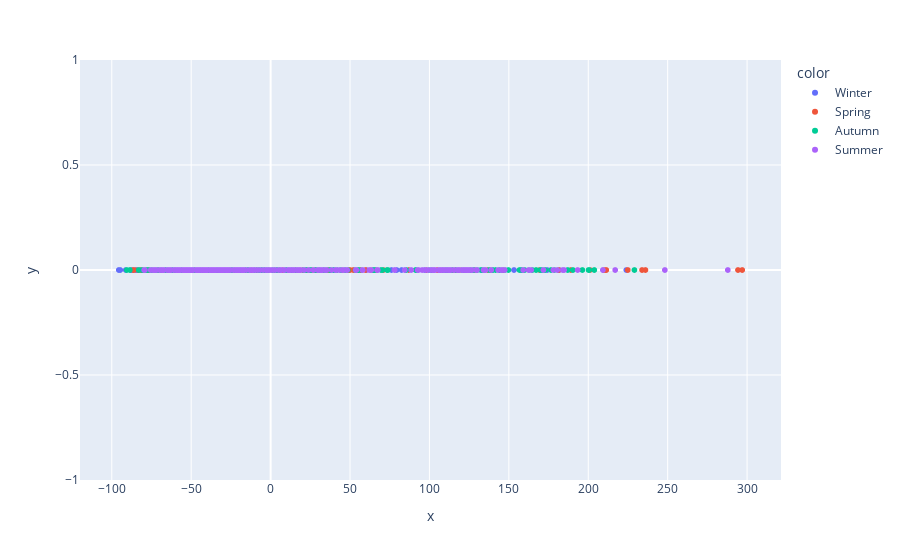

Write notebook code for a chart like this one.
### Code cell
fig = px.scatter(x=X_pca[:, 0], y=np.zeros(1299),color=labels, hover_name=names)
fig.show()

### Figure 1 — Plotly figure (JSON) as saved in the notebook; plotly's stock layout.template omitted (floating-point values rounded to 4 significant figures; data arrays with more than 128 entries replaced by an {"elided": "..."} marker saying what was removed)
{"data": [{"hovertemplate": "<b>%{hovertext}</b><br><br>color=Winter<br>x=%{x}<br>y=%{y}<extra></extra>", "hovertext": {"elided": "372 str values"}, "legendgroup": "Winter", "marker": {"color": "#636efa", "symbol": "circle"}, "mode": "markers", "name": "Winter", "showlegend": true, "type": "scattergl", "x": {"elided": "372 float values"}, "xaxis": "x", "y": {"elided": "372 int values"}, "yaxis": "y"}, {"hovertemplate": "<b>%{hovertext}</b><br><br>color=Spring<br>x=%{x}<br>y=%{y}<extra></extra>", "hovertext": {"elided": "269 str values"}, "legendgroup": "Spring", "marker": {"color": "#EF553B", "symbol": "circle"}, "mode": "markers", "name": "Spring", "showlegend": true, "type": "scattergl", "x": {"elided": "269 float values"}, "xaxis": "x", "y": {"elided": "269 int values"}, "yaxis": "y"}, {"hovertemplate": "<b>%{hovertext}</b><br><br>color=Autumn<br>x=%{x}<br>y=%{y}<extra></extra>", "hovertext": {"elided": "374 str values"}, "legendgroup": "Autumn", "marker": {"color": "#00cc96", "symbol": "circle"}, "mode": "markers", "name": "Autumn", "showlegend": true, "type": "scattergl", "x": {"elided": "374 float values"}, "xaxis": "x", "y": {"elided": "374 int values"}, "yaxis": "y"}, {"hovertemplate": "<b>%{hovertext}</b><br><br>color=Summer<br>x=%{x}<br>y=%{y}<extra></extra>", "hovertext": {"elided": "284 str values"}, "legendgroup": "Summer", "marker": {"color": "#ab63fa", "symbol": "circle"}, "mode": "markers", "name": "Summer", "showlegend": true, "type": "scattergl", "x": {"elided": "284 float values"}, "xaxis": "x", "y": {"elided": "284 int values"}, "yaxis": "y"}], "layout": {"legend": {"title": {"text": "color"}, "tracegroupgap": 0}, "margin": {"t": 60}, "xaxis": {"anchor": "y", "domain": [0, 1], "title": {"text": "x"}}, "yaxis": {"anchor": "x", "domain": [0, 1], "title": {"text": "y"}}}}
